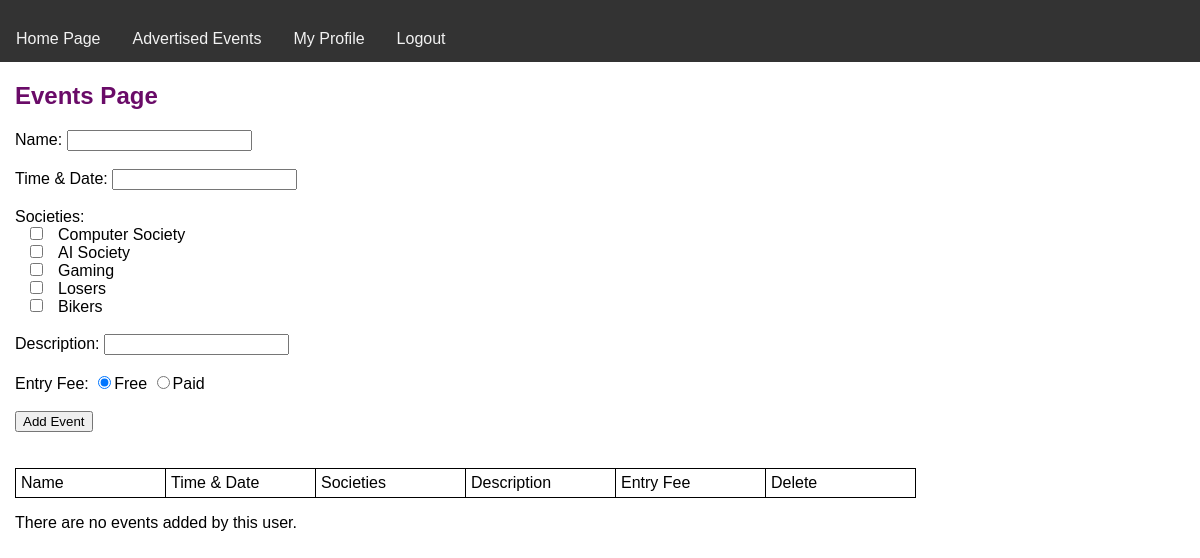
Page /events (signed in) on the committed database.
### tables this page shows
CREATE TABLE SOCIETY(societyID INTEGER PRIMARY KEY AUTOINCREMENT,name TEXT NOT NULL UNIQUE);

### FlaskBackEnd/app.py (the view)
@app.route("/events", methods=["POST","GET"])
def seeevents ():
    if "username" in session:
        conn = get_db_connection()
        c = conn.cursor()
        c.execute("SELECT e.name, e.timeDate, GROUP_CONCAT(s.name, ', '), e.description, e.entryPrice, e.username, e.eventID "
                  "FROM Event e, SOCIETY s, USER u, EVENTSOCIETY es "
                  "WHERE u.username = e.username "
                    "AND e.eventID = es.eventID "
                    "AND es.societyID = s.societyID "
                  "GROUP BY e.eventID")
        userEvents = []
        allEvents = c.fetchall() # right now allEvents contains all events created by all users.
        for each in allEvents:   # iterate all events
            if each[5] == session["username"]:  # to show events based on logged in user, we check if logged in username and event.username in database matches.
                userEvents.append(each) # userEvents will contain events that specifically created by logged in user.
        c.execute("SELECT s.societyID, s.name FROM SOCIETY s")
        societies = c.fetchall() # send all society names for society checkbox options in events.html (and also IDs to find out which ones are clicked.)
        conn.close()
        return render_template("events.html",events = userEvents, societies=societies)
    else:
        error = "You need to Login to Create an Event!!!"
        return redirect(url_for("index", error=error))

### FlaskBackEnd/support.py (called while the page is built)
def get_db_connection():
        conn = sqlite3.connect("school.db")
        return conn

### Front_End/templates/events.html (shortened to what this page needs)
{% extends 'base.html' %}
{% block header %}
<h1 style="margin-left: 15px; color: #6a0b68">{% block title %}Events Page{% endblock %}</h1>
{% endblock %}
{% block content %}
    <form method="POST" action="/addevent" style="margin: 0 15px;">
        <label>Name: </label>
        <input type="text" name="name" required/><br/><br/>
        <label>Time & Date: </label>
        <input type="text" name="timeDate" required/><br/><br/>
        <label>Societies: </label><br/>
        {% for society in societies %}
            <input type="checkbox" style="margin: 0 15px;" name="societies" value="{{ society[0] }}">{{ society[1] }} <br>
        {% endfor %}
        <br/>
        <label>Description: </label>
        <input type="text" name="description" required/><br/><br/>
        <label>Entry Fee: </label>
        <input type="radio" id="free" name="fee" value="free" checked onclick="feeAction()"/>Free
        <input type="radio" id="paid" name="fee" value="paid" onclick="feeAction()"/>Paid<br/>
        <input type="submit" value="Add Event"/>
    </form>
<table class="styled-table">
      <tr>
          <td>Name</td>
          <td>Time & Date</td>
          <td>Societies</td>
          <td>Description</td>
          <td>Entry Fee</td>
          <td>Delete</td>
      </tr>
</table>
{% if not events %}
<table class="styled-table">
          <tr>
              <p style="margin-left: 15px">There are no events added by this user.</p>
          </tr>
</table>
{% endif %}
{% endblock %}

### Front_End/static/mystyle.css (style rules this page uses)
* { box-sizing: border-box; font-family: Arial, Helvetica, sans-serif; }
body { margin: 0; font-family: Arial, Helvetica, sans-serif; }
.styled-table { border-collapse: collapse; margin: 0 15px; }
.styled-table th,td { border: 1px solid black; padding: 5px 5px; width: 150px; }

### rows in the picture
SOCIETY: name "Computer Society"
SOCIETY: name "AI Society"
SOCIETY: name "Gaming"
SOCIETY: name "Losers"
SOCIETY: name "Bikers"
